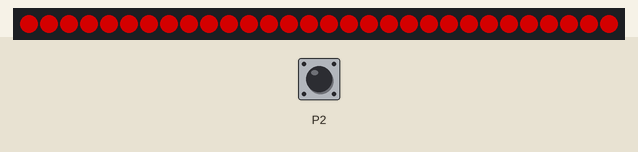
Recording of a program running on a simulated BBC micro:bit (MakeCode). Parts: 30 RGB LEDs in strip order, left to right. The test bench sets the inputs (shaded band); at power-on: P2 LOW. Dim RGB values are drawn brighter than linear.

Above: at 1.2 s.
1.3 s: P2 pulled HIGH for 1.25 s
At 1.9 s:
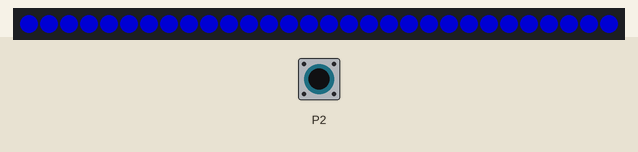
At 2.4 s:
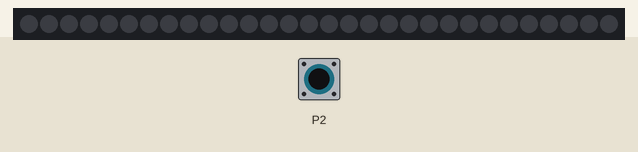
4.0 s: P2 pulled HIGH for 3.2 s
Timing chart, 0 to 7.0 s (numbered marks = the images above; inputs shaded):
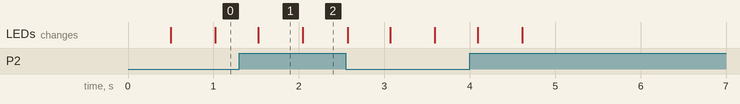

The program:

main.ts
```typescript
let strip = neopixel.create(DigitalPin.P2, 30, NeoPixelMode.RGB)
basic.forever(function () {
    if (pins.digitalReadPin(DigitalPin.P2) == 0) {
        strip.showColor(neopixel.colors(NeoPixelColors.Red))
        basic.pause(500)
        strip.showColor(neopixel.colors(NeoPixelColors.Blue))
        basic.pause(500)
    } else {
        strip.showColor(neopixel.colors(NeoPixelColors.Black))
    }
})
```

test.ts
```typescript
// 在這裡測試；當此封包作為擴充功能時，將不會編譯此內容。
```

Measured:
- after the input at 1.3 s, the LEDs: first differ from a run without the input after 0.75 s (image 2)
- what the display in image 1 shows lasts 0.5 s, from 1.5 s to 2.0 s
